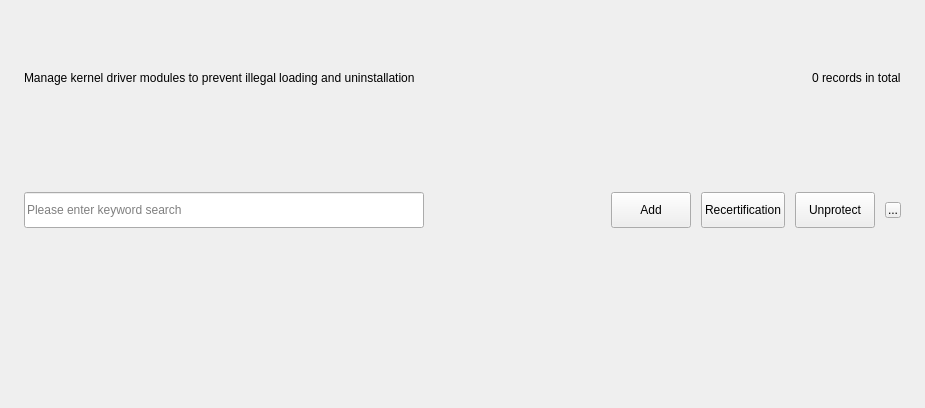
<?xml version="1.0" encoding="UTF-8"?>
<ui version="4.0">
 <class>KernelProtectedPage</class>
 <widget class="QWidget" name="KernelProtectedPage">
  <property name="geometry">
   <rect>
    <x>0</x>
    <y>0</y>
    <width>925</width>
    <height>408</height>
   </rect>
  </property>
  <property name="windowTitle">
   <string>Form</string>
  </property>
  <property name="styleSheet">
   <string notr="true"/>
  </property>
  <layout class="QVBoxLayout" name="verticalLayout">
   <property name="spacing">
    <number>10</number>
   </property>
   <property name="leftMargin">
    <number>24</number>
   </property>
   <property name="topMargin">
    <number>16</number>
   </property>
   <property name="rightMargin">
    <number>0</number>
   </property>
   <property name="bottomMargin">
    <number>4</number>
   </property>
   <item>
    <layout class="QHBoxLayout" name="horizontalLayout">
     <property name="rightMargin">
      <number>24</number>
     </property>
     <item>
      <widget class="QLabel" name="label">
       <property name="minimumSize">
        <size>
         <width>420</width>
         <height>0</height>
        </size>
       </property>
       <property name="text">
        <string>Manage kernel driver modules to prevent illegal loading and uninstallation</string>
       </property>
      </widget>
     </item>
     <item>
      <spacer name="horizontalSpacer">
       <property name="orientation">
        <enum>Qt::Horizontal</enum>
       </property>
       <property name="sizeHint" stdset="0">
        <size>
         <width>40</width>
         <height>20</height>
        </size>
       </property>
      </spacer>
     </item>
     <item>
      <widget class="QLabel" name="m_tips">
       <property name="text">
        <string>0 records in total</string>
       </property>
      </widget>
     </item>
    </layout>
   </item>
   <item>
    <widget class="QWidget" name="m_controlLine" native="true">
     <layout class="QHBoxLayout" name="horizontalLayout_2">
      <property name="spacing">
       <number>10</number>
      </property>
      <property name="leftMargin">
       <number>0</number>
      </property>
      <property name="topMargin">
       <number>0</number>
      </property>
      <property name="rightMargin">
       <number>24</number>
      </property>
      <property name="bottomMargin">
       <number>0</number>
      </property>
      <item>
       <widget class="QLineEdit" name="m_search">
        <property name="sizePolicy">
         <sizepolicy hsizetype="Fixed" vsizetype="Fixed">
          <horstretch>0</horstretch>
          <verstretch>0</verstretch>
         </sizepolicy>
        </property>
        <property name="minimumSize">
         <size>
          <width>400</width>
          <height>36</height>
         </size>
        </property>
        <property name="maximumSize">
         <size>
          <width>400</width>
          <height>36</height>
         </size>
        </property>
        <property name="placeholderText">
         <string>Please enter keyword search</string>
        </property>
       </widget>
      </item>
      <item>
       <spacer name="horizontalSpacer_2">
        <property name="orientation">
         <enum>Qt::Horizontal</enum>
        </property>
        <property name="sizeHint" stdset="0">
         <size>
          <width>40</width>
          <height>20</height>
         </size>
        </property>
       </spacer>
      </item>
      <item>
       <widget class="QPushButton" name="m_add">
        <property name="sizePolicy">
         <sizepolicy hsizetype="Fixed" vsizetype="Fixed">
          <horstretch>0</horstretch>
          <verstretch>0</verstretch>
         </sizepolicy>
        </property>
        <property name="minimumSize">
         <size>
          <width>72</width>
          <height>36</height>
         </size>
        </property>
        <property name="text">
         <string>Add</string>
        </property>
       </widget>
      </item>
      <item>
       <widget class="QPushButton" name="m_recertification">
        <property name="sizePolicy">
         <sizepolicy hsizetype="Fixed" vsizetype="Fixed">
          <horstretch>0</horstretch>
          <verstretch>0</verstretch>
         </sizepolicy>
        </property>
        <property name="minimumSize">
         <size>
          <width>72</width>
          <height>36</height>
         </size>
        </property>
        <property name="text">
         <string>Recertification</string>
        </property>
       </widget>
      </item>
      <item>
       <widget class="QPushButton" name="m_unprotect">
        <property name="sizePolicy">
         <sizepolicy hsizetype="Fixed" vsizetype="Fixed">
          <horstretch>0</horstretch>
          <verstretch>0</verstretch>
         </sizepolicy>
        </property>
        <property name="minimumSize">
         <size>
          <width>72</width>
          <height>36</height>
         </size>
        </property>
        <property name="text">
         <string>Unprotect</string>
        </property>
       </widget>
      </item>
      <item>
       <widget class="QToolButton" name="m_refresh">
        <property name="maximumSize">
         <size>
          <width>16</width>
          <height>16</height>
         </size>
        </property>
        <property name="cursor">
         <cursorShape>PointingHandCursor</cursorShape>
        </property>
        <property name="text">
         <string>...</string>
        </property>
       </widget>
      </item>
     </layout>
    </widget>
   </item>
   <item>
    <widget class="KS::TP::KernelProtectedTable" name="m_kernelTable" native="true"/>
   </item>
  </layout>
 </widget>
 <customwidgets>
  <customwidget>
   <class>KS::TP::KernelProtectedTable</class>
   <extends>QWidget</extends>
   <header>src/ui/tp/kernel-protected-table.h</header>
   <container>1</container>
  </customwidget>
 </customwidgets>
 <resources/>
 <connections/>
</ui>
